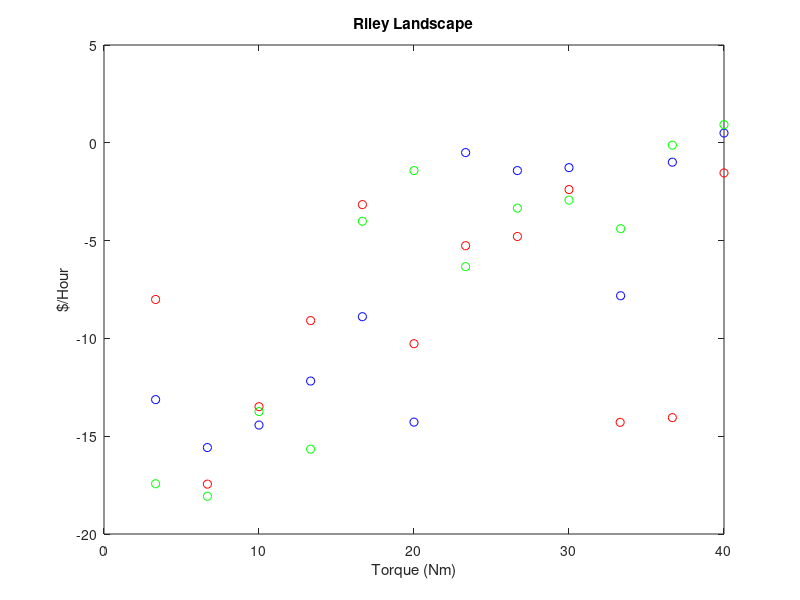

Here is the MATLAB script that generated this plot:

addpath(genpath('/Volumes/me-neurobionics/Lab Members/Students/Nundini Rawal/SUBJECT DATA/Vickrey_Data_Analysis/VAS_Protocol_Data/VAS Pilot Data/Pilot/Jace_Pilot/'))

%% display jace


%% riley data

T1_Assistance = [10, 36.67, 16.67, 13.33, 6.67, 23.33, 3.33, 26.67, 40, 33.33, 30, 20];
T1_Value = [-14.43, -0.99, -8.89, -12.18, -15.58, -0.5, -13.13, -1.42, 0.5, -7.82, -1.27, -14.28];

T2_Assistance = [33.3, 20, 16.67, 26.67, 6.67, 36.67, 3.33, 13.33, 10, 23.33, 40, 30];
T2_Value = [-14.29, -10.27, -3.16, -4.79, -17.45, -14.05, -8.01, -9.09, -13.49, -5.26, -1.54, -2.39];

T3_Assistance = [20, 16.67, 6.67, 10, 40, 23.33, 26.67, 3.33, 13.33, 33.33, 30, 36.67];
T3_Value =[-1.42, -4.01, -18.07, -13.74, 0.93, -6.33, -3.34, -17.43, -15.66, -4.39, -2.93, -0.12];

figure()
plot(T1_Assistance, T1_Value, 'ob', T2_Assistance,T2_Value, 'or', T3_Assistance, T3_Value, 'og')
xlabel("Torque (Nm)")
ylabel("$/Hour")
title("Riley Landscape")










